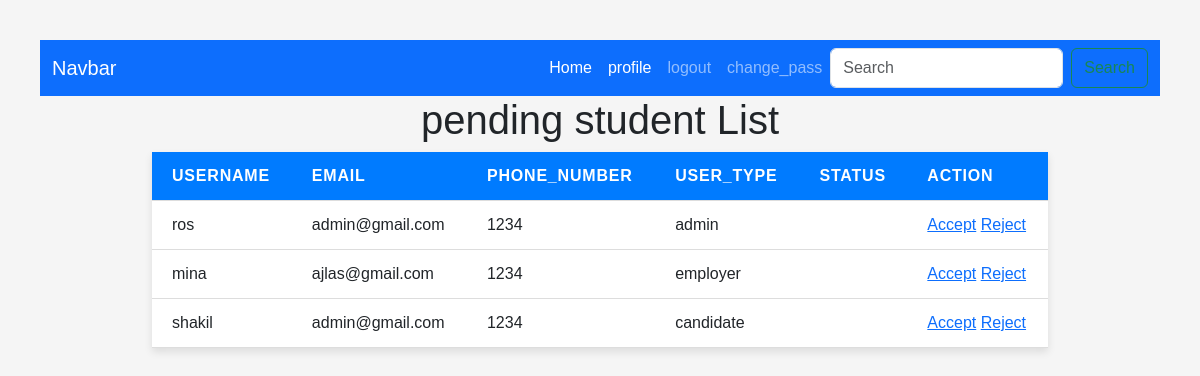
/panding_list/, run on an earlier commit of the app's database.
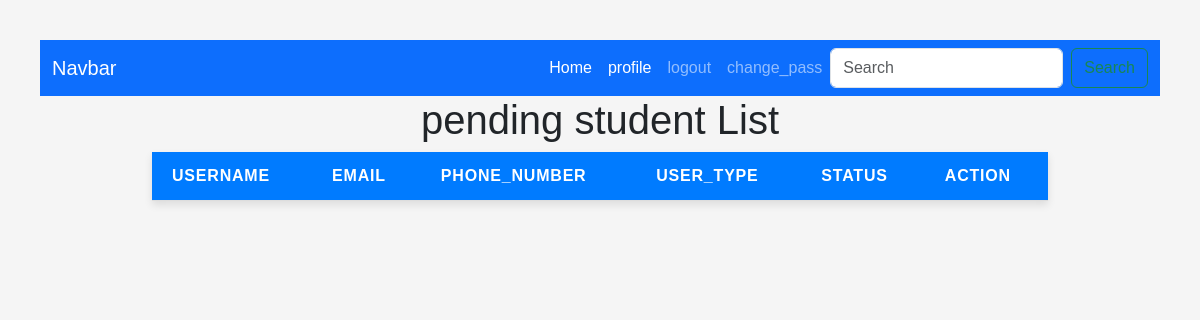
And on a later commit of the database.
### users_auth_app/models.py (models this page shows)
class PendingAcountModel(models.Model):
    username=models.CharField(max_length=100,null=True)
    email=models.EmailField(null=True)
    phone=models.CharField(max_length=100,null=True)
    USER_TYPE=[
        ('employer','employer'),
        ('candidate','candidate'),
    ]
    user_type=models.CharField(max_length=100,choices=USER_TYPE)
    STATUS=[
        ('pending','pending'),
        ('accept','accept'),
        ('rejected','rejected')
    ]
    pending_status=models.CharField(max_length=100,choices=STATUS)

### users_auth_app/views.py (the view)
# urls.py: path('panding_list/',panding_list,name="panding_list"),
def panding_list(request):
    pandingUser=PendingAcountModel.objects.all()
    context={
        'pandingUser': pandingUser,
    }
    return render(request,'panding_list.html',context)

### users_auth_app/templates/panding_list.html (shortened to what this page needs)
{% extends "master.html" %}
{% block body %}
<!DOCTYPE html>
<html lang="en">
<head>
</head>
<body>
    <table>
        <h1 style="text-align: center;">pending student List</h1>
        <thead>
            <tr>
                <th>username</th>
                <th>email</th>
                <th>phone_number</th>
                <th>user_type</th>
                <th>STATUS</th>
                <th>Action</th>
            </tr>
        </thead>
        <tbody>
            {% for pending in pandingUser %}
            <tr>
                <td>{{ pending.username }}</td>
                <td>{{ pending.email }}</td>
                <td>{{ pending.phone }}</td>
                <td>{{ pending.user_type }}</td>
                <td>{{ pending.pending_status }}</td>
                <td>
                    {% if pending.pending_status == 'rejected' %}
                        rejected
                    {% else %}
                    <a href=" {% url 'acceptUser' %} ">Accept</a>
                    <a href=" {% url 'Reject' %} ">Reject</a>
                    {% endif %}
                </td>
            </tr>
            {% endfor %}
        </tbody>
    </table>
{% endblock body %}

### users_auth_app/templates/master.html (shortened to what this page needs)
<!doctype html>
<html lang="en">
  <head>
    <link href="https://cdn.jsdelivr.net/npm/bootstrap@5.3.7/dist/css/bootstrap.min.css" rel="stylesheet">
  </head>
  <body>
    {% include "navbar.html" %}
    {% block body %}
    {% endblock body %}
  </body>
</html>

### users_auth_app/templates/navbar.html (shortened to what this page needs)
<nav class="navbar navbar-expand-lg bg-primary navbar-dark">
  <div class="container-fluid">
    <a class="navbar-brand" href="#">Navbar</a>
    <div class="collapse navbar-collapse" id="navbarSupportedContent">
      <ul class="navbar-nav ms-auto mb-2 mb-lg-0">
        <li class="nav-item">
          <a class="nav-link active" aria-current="page" href=" {% url 'home_page' %} ">Home</a>
        </li>
         <li class="nav-item">
          <a class="nav-link active" aria-current="page" href=" {% url 'profile' %} ">profile</a>
        </li>
          <li class="nav-item">
          <a class="nav-link inactive" aria-current="page" href="{% url 'logout_page' %}">logout</a>
        </li>
         <li class="nav-item">
          <a class="nav-link inactive" aria-current="page" href=" {% url 'chnge_pass' %} ">change_pass</a>
        </li>
      <form class="d-flex" role="search">
        <input class="form-control me-2" type="search" placeholder="Search" aria-label="Search"/>
        <button class="btn btn-outline-success" type="submit">Search</button>
      </form>
    </div>
  </div>
</nav>

### users_auth_app/templates/panding_list.html (style rules this page uses)
body { font-family: Arial, sans-serif; padding: 40px; background-color: #f5f5f5; }
table { width: 80%; border-collapse: collapse; margin: 0 auto; background-color: white; box-shadow: 0 4px 8px rgba(0, 0, 0, 0.1); }
th, td { padding: 12px 20px; border-bottom: 1px solid #ddd; text-align: left; }
th { background-color: #007BFF; color: white; text-transform: uppercase; letter-spacing: 0.05em; }

What changed in the data, as far as the page shows it:
removed PendingAcountModel: username "ros", email "admin@gmail.com", phone "1234", user_type "admin", pending_status "Accept"
removed PendingAcountModel: username "mina", email "ajlas@gmail.com", phone "1234", user_type "employer", pending_status "Accept"
removed PendingAcountModel: username "shakil", email "admin@gmail.com", phone "1234", user_type "candidate", pending_status "Accept"
